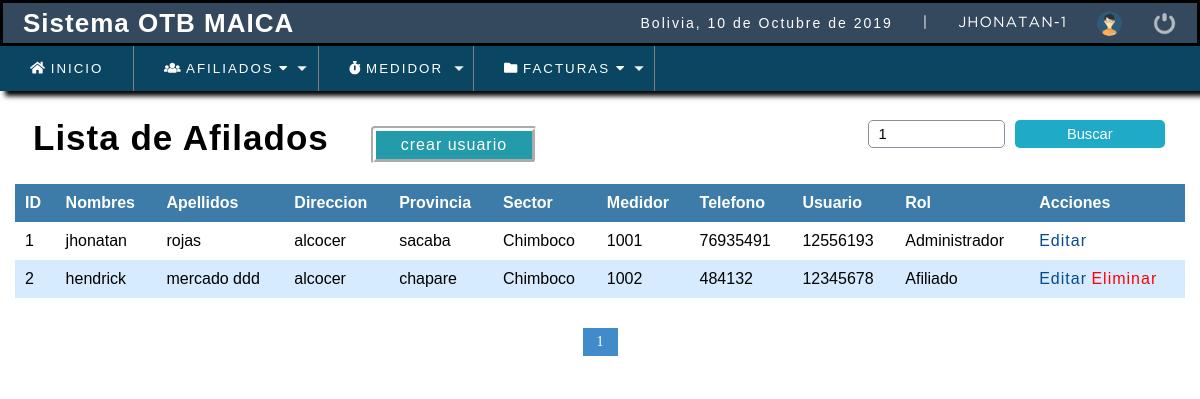
The app's page /sistema/buscar_usuario.php?busqueda=1 (signed in) with its own data.
### tables this page shows
CREATE TABLE `usuario` (
  `idusuario` int(11) NOT NULL,
  `nombre` varchar(50) DEFAULT NULL,
  `apellido` varchar(50) NOT NULL,
  `direccion` varchar(100) NOT NULL,
  `provincia` varchar(100) NOT NULL,
  `sector` int(11) NOT NULL,
  `telefono` int(11) NOT NULL,
  `usuario` int(15) DEFAULT NULL,
  `clave` varchar(100) DEFAULT NULL,
  `medidor` int(11) NOT NULL,
  `rol` int(11) DEFAULT NULL,
  `estatus` int(11) NOT NULL DEFAULT '1'
);

CREATE TABLE `sector` (
  `id_sector` int(11) NOT NULL,
  `sector` varchar(100) NOT NULL
);

CREATE TABLE `medidor` (
  `id_medidor` int(11) NOT NULL,
  `medidor` int(11) NOT NULL,
  `lectura_anterior` int(11) NOT NULL,
  `lectura_actual` int(11) NOT NULL,
  `estado` varchar(100) NOT NULL
);

CREATE TABLE `rol` (
  `idrol` int(11) NOT NULL,
  `rol` varchar(20) DEFAULT NULL
);

### sistema/buscar_usuario.php (the view, shortened to what this page needs)
<?php
	include "../conexion.php";
 ?>
<!DOCTYPE html>
<html lang="en">
<head>
	<?php
	include 'includes/scripts.php';
	?>
</head>
<body>
	<?php
	include 'includes/header.php';
	?>
	<section id="container">
		<?php
		$busqueda= strtolower($_REQUEST['busqueda']);
		 ?>
		<h1>Lista de Afilados</h1>
		<a href="registro_usuario.php" class="btn_new"> crear usuario</a>
		<form action="buscar_usuario.php" method="get" class="form_search">
			<input type="text" name="busqueda" id="busqueda" placeholder="Buscar" value=" <?php echo $busqueda; ?> ">
			<input type="submit" value="Buscar" class="btn_search">
		</form>
		<table>
			<tr>
				<th>ID</th>
				<th>Nombres</th>
				<th>Apellidos</th>
				<th>Direccion</th>
				<th>Provincia</th>
				<th>Sector</th>
				<th>Medidor</th>
				<th>Telefono</th>
				<th>Usuario</th>
				<th>Rol</th>
				<th>Acciones</th>
			</tr>
			<?php
			$rol='';
			$sql_registe=mysqli_query($conection," SELECT COUNT(*) AS total_registro
								from usuario
								where ( idusuario 	like '%$busqueda%' OR
										nombre 		like '%$busqueda%' OR
										apellido 	like '%$busqueda%' OR
										direccion	like '%$busqueda%' OR
										provincia	like '%$busqueda%' OR
										sector 		like '%$busqueda%' OR
										medidor 	like '%$busqueda%' OR
										telefono 	like '%$busqueda%' OR
										usuario 	like '%$busqueda%'
										$rol)
										and estatus=1");
			$result_register=mysqli_fetch_array($sql_registe);
			$total_registro=$result_register['total_registro'];
			$por_pagina = 10;
			if(empty($_GET['pagina']))
			{
				$pagina = 1;
			}else
			{
				$pagina=$_GET['pagina'];
			}
			$desde = ($pagina-1) * $por_pagina;
			$total_paginas=ceil($total_registro / $por_pagina);
			$query= mysqli_query($conection,"SELECT u.idusuario , u.nombre, u.apellido, u.direccion, u.provincia,s.sector ,m.medidor ,u.telefono ,u.usuario, r.rol
				FROM usuario u
				INNER JOIN rol r
				ON u.rol=r.idrol
				INNER JOIN sector s
				ON u.sector=s.id_sector
				INNER JOIN medidor m
				ON u.medidor=m.id_medidor
				where ( u.idusuario 	like '%$busqueda%' OR
						u.nombre 		like '%$busqueda%' OR
						u.apellido 		like '%$busqueda%' OR
						u.direccion 	like '%$busqueda%' OR
						u.provincia 	like '%$busqueda%' OR
						s.sector 		like '%$busqueda%' OR
						m.medidor 		like '%$busqueda%' OR
						u.telefono 	 	like '%$busqueda%' OR
						u.usuario 		like '%$busqueda%' OR
						r.rol 			like '%$busqueda%' )
				and estatus=1
				order by u.idusuario asc
					limit $desde,$por_pagina
					");
				$result = mysqli_num_rows($query);
				if($result>0)
				{
					while($data=mysqli_fetch_array($query)){
			?>
						<tr>
							<td> <?php echo $data['idusuario'];?> </td>
							<td><?php echo $data['nombre'];?></td>
							<td><?php echo $data['apellido'];?></td>
							<td><?php echo $data['direccion'];?></td>
							<td><?php echo $data['provincia'];?></td>
							<td> <?php echo $data['sector'];?> </td>
							<td> <?php echo $data['medidor'];?> </td>
							<td> <?php echo $data['telefono'];?> </td>
							<td><?php echo $data['usuario'];?></td>
							<td><?php echo $data['rol'];?></td>
							<td>
								<a class="link_edit" href="editar_usuario.php?id=<?php echo $data['idusuario'];?>">Editar</a>
								<?php
								if($data["idusuario"]!=1){?>
									<a class="link_delete" href="eliminar_usuario.php?id=<?php echo $data['idusuario'];?>">Eliminar</a>
									<?php
								}
								 ?>
							</td>
						</tr>
			<?php
					}
				}
			 ?>
		</table>
		<?php
		if($total_registro!=0)
		{
		 ?>
<div class="paginador">
	<ul>
		<?php
			for ($i=1; $i <= $total_paginas; $i++) {
				if($i==$pagina)
				{
					echo '<li class="pageselected">'.$i.'</li>';
				}else
				{
				echo '<li><a href="?pagina='.$i.'&busqueda='.$busqueda.'">'.$i.'</a></li>';
				}
			}
		 ?>
	</ul>
</div>
<?php
		}
 ?>
	</section>
</body>
</html>

### sistema/css/style.css (style rules this page uses)
* { margin: 0; padding: 0; box-sizing: border-box; }
h1, h2, h3, h4, h5, h6 { font-family: 'arial'; font-weight: bold; letter-spacing: 1px; }
h1 { font-size: 26px; }
a { text-decoration: none; font-family: arial; letter-spacing: 1px; }
#container { padding: 100px 15px 15px; top: 50px; }
#container h1 { padding: 18px; }
input,select { display: block; width: 90%; font-size: 11pt; padding: 5px; border: 1px solid #85929e; border-radius: 5px; }
#container h1 { font-size: 35px; display: inline-block; }
.btn_new { display: inline-block; background: #239baa; color: #fff; padding: 5px 25px; border-radius: 4px; margin:20px; border: groove; border-color: white; border-width: 5px; }
table { border-collapse: collapse; font-size: 12pt; font-family: 'arial'; width: 100%; }
table th { text-align: left; padding: 10px; background: #3d7ba8; color: #fff; }
table tr:nth-child(odd) { background: #D7EBFF; }
table td { padding: 10px; }
.link_edit { color: #044A8E; }
.link_delete { color: red; }
.paginador ul { padding: 15px; list-style: none; background: #fff; margin-top: 15px; display: -webkit-flex; display: -moz-flex; display: -ms-flex; display: -o-flex; display: flex; justify-content:center; }
.paginador a,.pageselected { color: #428bca; border: 1px solid #ddd; padding: 5px; display: inline-block; font-size: 14px; text-align: center; width: 35px; }
.pageselected { color: #fff; background: #428bca; border: 1px solid #428bca; }
.form_search { display: -webkit-flex; display: -moz-flex; display: -ms-flex; display: -o-flex; display: flex; float: right; background: initial; padding: 20px; border-radius: 10px; border: none; }
.form_search .btn_search { background: #1faac8; color: #fff; padding: 0 20px; border: 0; cursor: pointer; margin-left: 10px; }

### records on screen
usuario: idusuario "1", nombre "jhonatan", apellido "rojas", direccion "alcocer", provincia "sacaba", sector.sector "Chimboco", medidor.medidor "1001", telefono "76935491", usuario "12556193", rol.rol "Administrador"
usuario: idusuario "2", nombre "hendrick", apellido "mercado ddd", direccion "alcocer", provincia "chapare", sector.sector "Chimboco", medidor.medidor "1002", telefono "484132", usuario "12345678", rol.rol "Afiliado"

### other values on screen
fechaC() "10 de Octubre de 2019"
$_SESSION['nombre'] "JHONATAN"
$_SESSION['rol'] "1"
